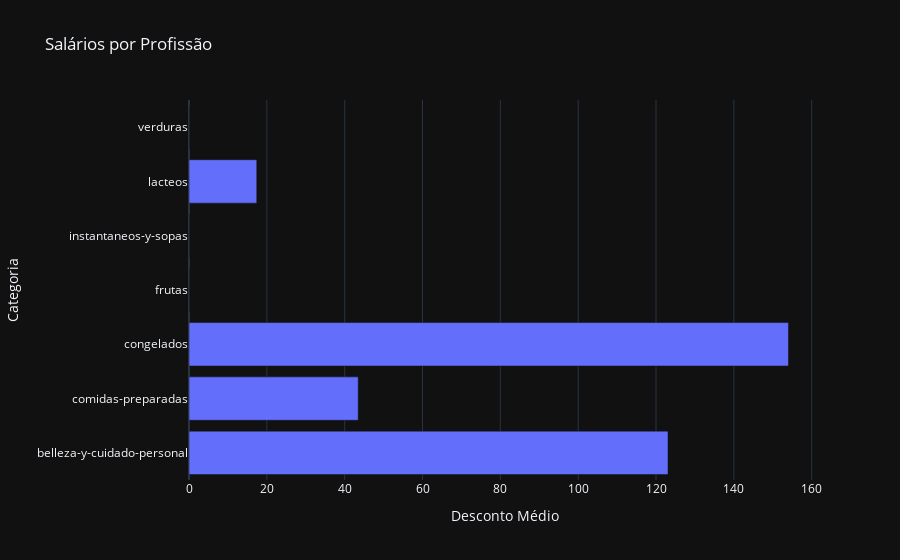

The notebook cell this image was saved under:
### Markdown cell above
# 4 - Plote um gráfico de barras onde temos a média de descontos por categoria.

### Code cell
desconto_por_categoria = df.groupby('Categoria')['Desconto'].mean().reset_index()

fig = px.bar(desconto_por_categoria, x='Desconto', y='Categoria', orientation='h',
             title='Salários por Profissão',
             labels={'Desconto': 'Desconto Médio', 'Categoria': 'Categoria'})
fig.show()

### Figure 1 — Plotly figure (JSON) as saved in the notebook; plotly's stock layout.template omitted (floating-point values rounded to 4 significant figures)
{"data": [{"hovertemplate": "Desconto Médio=%{x}<br>Categoria=%{y}<extra></extra>", "legendgroup": "", "marker": {"color": "#636efa", "pattern": {"shape": ""}}, "name": "", "orientation": "h", "showlegend": false, "textposition": "auto", "x": [123.1, 43.48, 154.0, 0.0, 0.0, 17.41, 0.0], "xaxis": "x", "y": ["belleza-y-cuidado-personal", "comidas-preparadas", "congelados", "frutas", "instantaneos-y-sopas", "lacteos", "verduras"], "yaxis": "y", "type": "bar"}], "layout": {"xaxis": {"anchor": "y", "domain": [0.0, 1.0], "title": {"text": "Desconto Médio"}}, "yaxis": {"anchor": "x", "domain": [0.0, 1.0], "title": {"text": "Categoria"}}, "legend": {"tracegroupgap": 0}, "title": {"text": "Salários por Profissão"}, "barmode": "relative"}}
